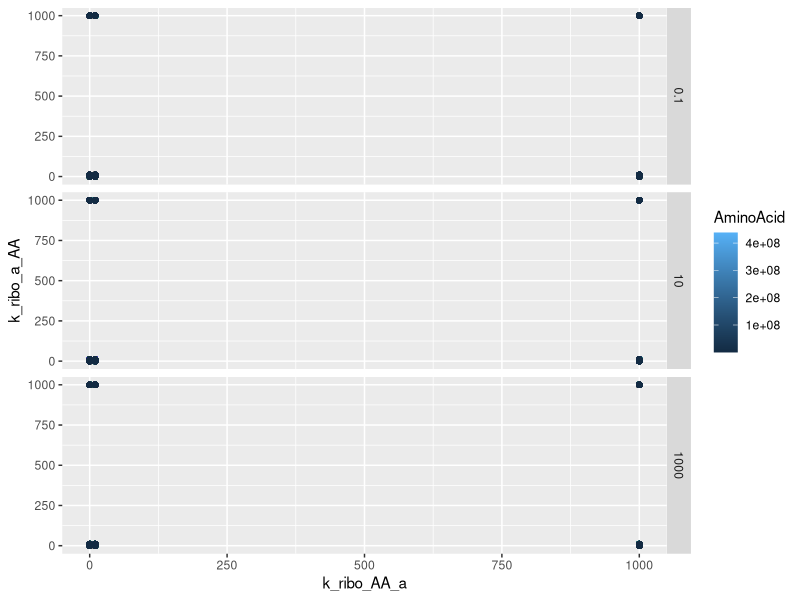
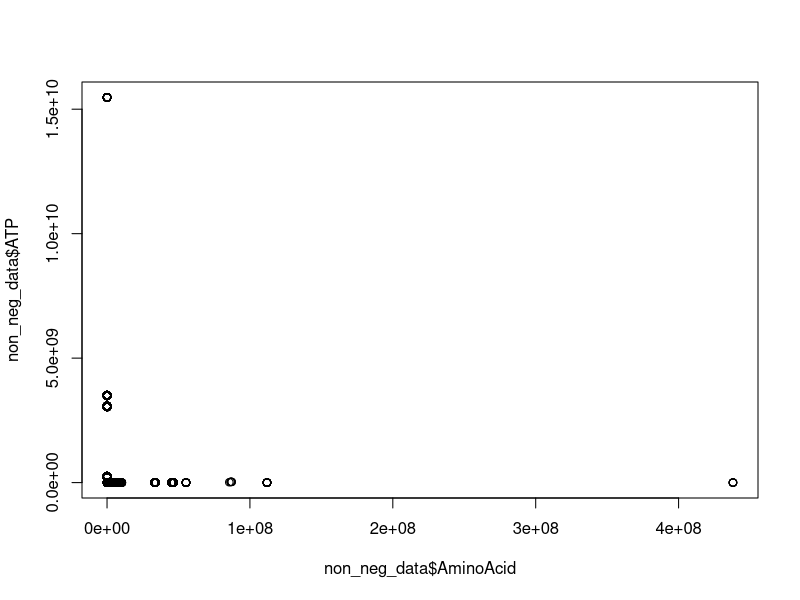
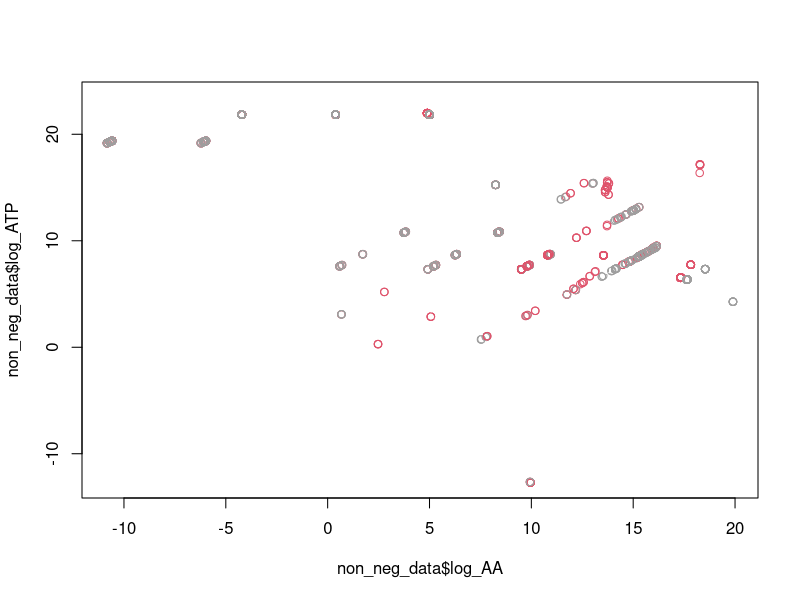
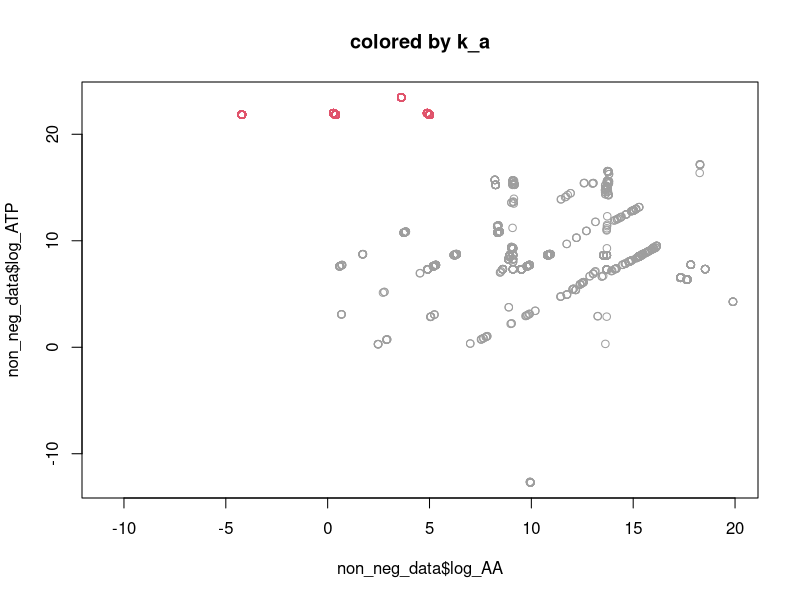
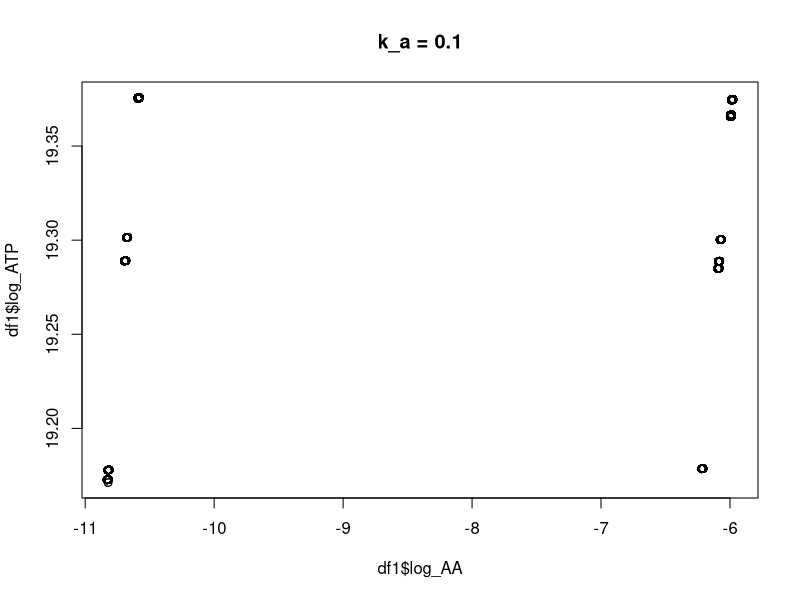

These figures' R source, in order: (Note: this script raises an error after producing the figures.)
# rm(list=ls())
# graphics.off()

library(ggplot2)
library(reshape2)
library(gridExtra)
library(cowplot)
library(R.utils)


important_data <- read.csv("param-sweep2-results.csv")
important_data<- important_data[-1]
# important_data$log_AA <- log(important_data$AminoAcid)+0.1
# important_data$log_atp <- log(important_data$ATP)+0.1

non_neg_data <- subset(important_data, important_data$AminoAcid >= 0 & important_data$ATP >= 0)
non_neg_data$log_AA<- log(non_neg_data$AminoAcid)
non_neg_data$log_ATP<- log(non_neg_data$ATP)

plt <- ggplot(data = non_neg_data, aes(x = k_ribo_AA_a, y = k_ribo_a_AA, colour = AminoAcid)) +geom_point() +facet_grid(rows = non_neg_data$k_ribo_a)
plt
# plot(x = important_data$k_ribo_AA_a, y = important_data$k_ribo_a_AA, col = important_data$AminoAcid)
plot(x = non_neg_data$AminoAcid, y = non_neg_data$ATP)
plot(x = non_neg_data$log_AA, y = non_neg_data$log_ATP, col = non_neg_data$k_a_AA)
plot(x = non_neg_data$log_AA, y = non_neg_data$log_ATP, col = non_neg_data$k_a, main = "colored by k_a")



df1<- subset(non_neg_data, non_neg_data$k_a== '0.1')
df2<- subset(non_neg_data, non_neg_data$k_a== '10.0')
df3<- subset(non_neg_data, non_neg_data$k_a== '1000.0')
plot(x = df1$log_AA, y = df1$log_ATP, main = "k_a = 0.1")
plot(x = df2$log_AA, y = df2$log_ATP, main = "k_a = 10")
plot(x = df3$log_AA, y = df3$log_ATP, main = "k_a = 1000", col = df3$k_a_AA)


hist(x = non_neg_data$ATP)
hist(x = non_neg_data$AminoAcid)

boxplot(non_neg_data$log_AA ~ non_neg_data$log_ATP)



# require(graphics); require(grDevices)
# x  <- as.matrix(mtcars)
# rc <- rainbow(nrow(x), start = 0, end = .3)
# cc <- rainbow(ncol(x), start = 0, end = .3)
# hv <- heatmap(x, col = cm.colors(256), scale = "column",
#               RowSideColors = rc, ColSideColors = cc, margins = c(5,10),
#               xlab = "specification variables", ylab =  "Car Models",
#               main = "heatmap(<Mtcars data>, ..., scale = \"column\")")
# utils::str(hv) # the two re-ordering index vectors
